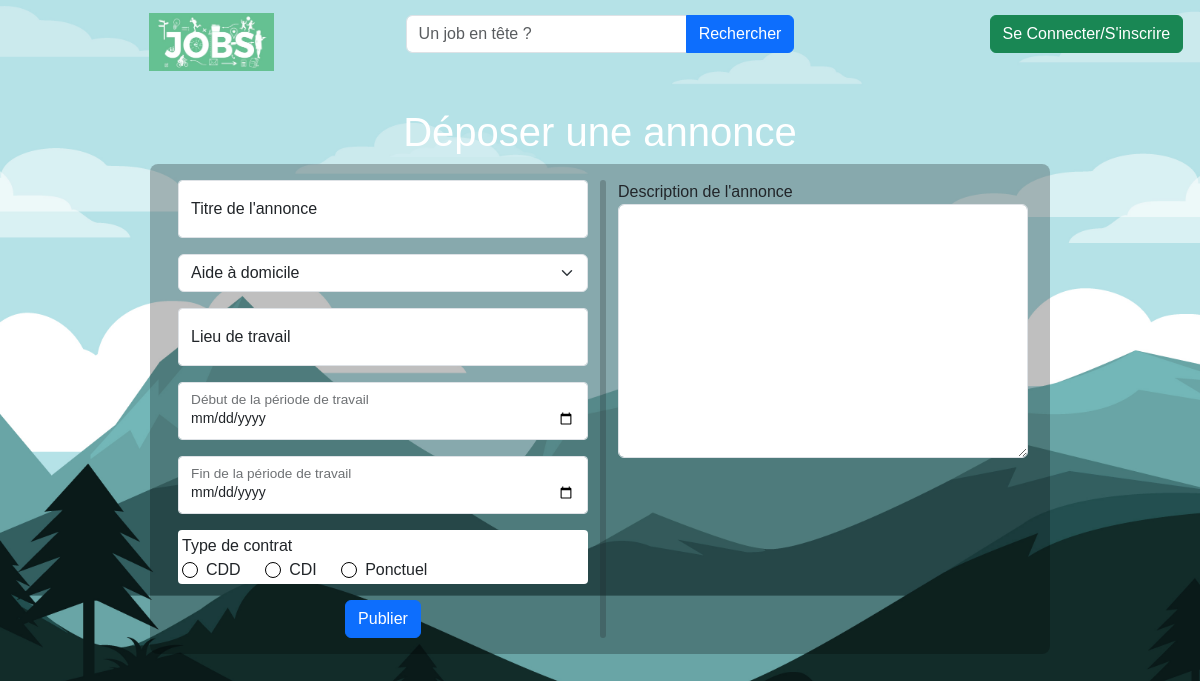
/controleur/depotAnnonces.php, run on the app's committed database.
### tables this page shows
CREATE TABLE `typecontrat` (
  `idContrat` int(11) NOT NULL,
  `intitContrat` varchar(15) NOT NULL
);

### controleur/depotAnnonces.php (called while the page is built, shortened)
<?php
require_once("modele/mod_activites.php");
require_once("modele/mod_type_contrat.php");
$activites = getAllActivities();
$typeContrats = getAllTypeContracts();
$isEdit = isset($_GET["editOffre"]) ? intval($_GET["editOffre"]) : 0;
$dataEditAnnon = [];
require_once('vue/vue_depotAnnonces.php');

### modele/mod_activites.php (called while the page is built, shortened)
<?php
function getAllActivities(){
    $bdd = db_connect();
    $req = $bdd->prepare("SELECT * FROM activite ORDER BY intitAct ASC");
    if(!$req->execute()) return false;
    return !($result=$req->fetchAll(PDO::FETCH_ASSOC)) ? [] : $result;
}
?>

### modele/mod_type_contrat.php (called while the page is built, shortened)
<?php
function getAllTypeContracts(){
    $bdd = db_connect();
    $req = $bdd->prepare("SELECT * FROM typecontrat");
    if(!$req->execute()) return false;
    return !($result=$req->fetchAll(PDO::FETCH_ASSOC)) ? [] : $result;
}
?>

### vue/vue_depotAnnonces.php (the view, shortened to what this page needs)
<?php
    include "vue/vue_entete.php";
?>
<body>
<br>
    <h1 class="text-center text-white">Déposer une annonce</h1>
      <form action="" method="post" class="rounded-3 col-md-8 row flex-nowrap bg-black bg-opacity-25 w-75 mx-auto p-3 align-self-center">
        <div class="col-md-6 align-self-center">
        <div class="col">
            <div class="form-floating mb-3">
              <input type="text" name="titre" class="form-control form-control-sm" id="floatingInput" value="<?php if($isEdit){ echo $dataEditAnnon["intitoffre"];} ?>" placeholder="name@example.com" required>
              <label for="floatingInput">Titre de l'annonce</label>
            </div>
            <div class="mb-3">
              <select class="form-select" name="activite">
                <?php foreach($activites as $act): ?>
                <option value="<?= $act["idAct"] ?>" <?php if($isEdit and $act["idAct"] == $dataEditAnnon["idAct"]) {echo "selected";} ?>><?= $act["intitAct"] ?></option>
                <?php endforeach; ?>
              </select>
            </div>
            <div class="form-floating mb-3">
              <input type="text" class="form-control form-control-sm" name="lieuTravail" id="floatingInput" placeholder="name@example.com" value="<?php if($isEdit) {echo $dataEditAnnon["lieuTravail"];} ?>" required>
              <label for="floatingInput">Lieu de travail</label>
            </div>
            <div class="form-floating mb-3">
              <input type="date" name="debutPeriode" class="form-control form-control-sm" id="floatingInput" value="<?php if($isEdit) {echo $dataEditAnnon["debutPeriod"];} ?>" required>
              <label for="floatingInput">Début de la période de travail</label>
            </div>
            <div class="form-floating mb-3">
              <input type="date" name="finPeriode" class="form-control form-control-sm" id="floatingInput" value="<?php if($isEdit) {echo $dataEditAnnon["finPeriod"];} ?>" required>
              <label for="floatingInput">Fin de la période de travail</label>
            </div>
            <div class="mb-3 bg-white rounded-1">
              <label class="ms-1 mt-1">Type de contrat</label>
              <br>
              <?php foreach($typeContrats as $contrat): ?>
              <div class="form-check form-check-inline ms-1 me-3">
                <input class="form-check-input border border-1 border-black" type="radio" name="typeContrat" value="<?= $contrat["idContrat"] ?>" <?php if($isEdit and $contrat["idContrat"] == $dataEditAnnon["idContrat"]) {echo "checked";}  ?>>
                <label class="form-check-label"><?= $contrat["intitContrat"] ?></label>
              </div>
              <?php endforeach; ?>
            </div>
            <div class="text-center">
              <input class="btn btn-primary align-self-center" type="submit" value="Publier">
            </div>
          </div>
        </div>
        <div class="vr border-3 border border-dark rounded-4 p-0"></div>
        <div class="col-md-6">
          <div class="form-group">
              <label for="floatingTextarea">Description de l'annonce</label>
              <textarea name="description" class="form-control rs-none" id="exampleFormControlTextarea1" rows="10"><?php if($isEdit) {echo $dataEditAnnon["descOffre"];} ?></textarea>
            </div>
          </div>
      </form>
  </body>
</html>

### vue/css/style.css (style rules this page uses)
* { margin: 0; padding: 0; box-sizing: border-box; font-family: sans-serif; }
body { background:url("../images/wallpaper2.jpg") no-repeat; height: 100vh; background-size: cover; background-position: center center; background-attachment: fixed; display: flex; flex-direction: column; align-items: center; position: relative; padding: 15px; }

### data on the page
typecontrat: intitContrat "CDD"
typecontrat: intitContrat "CDI"
typecontrat: intitContrat "Ponctuel"

### other printed values
form field activite "Aide à domicile"
